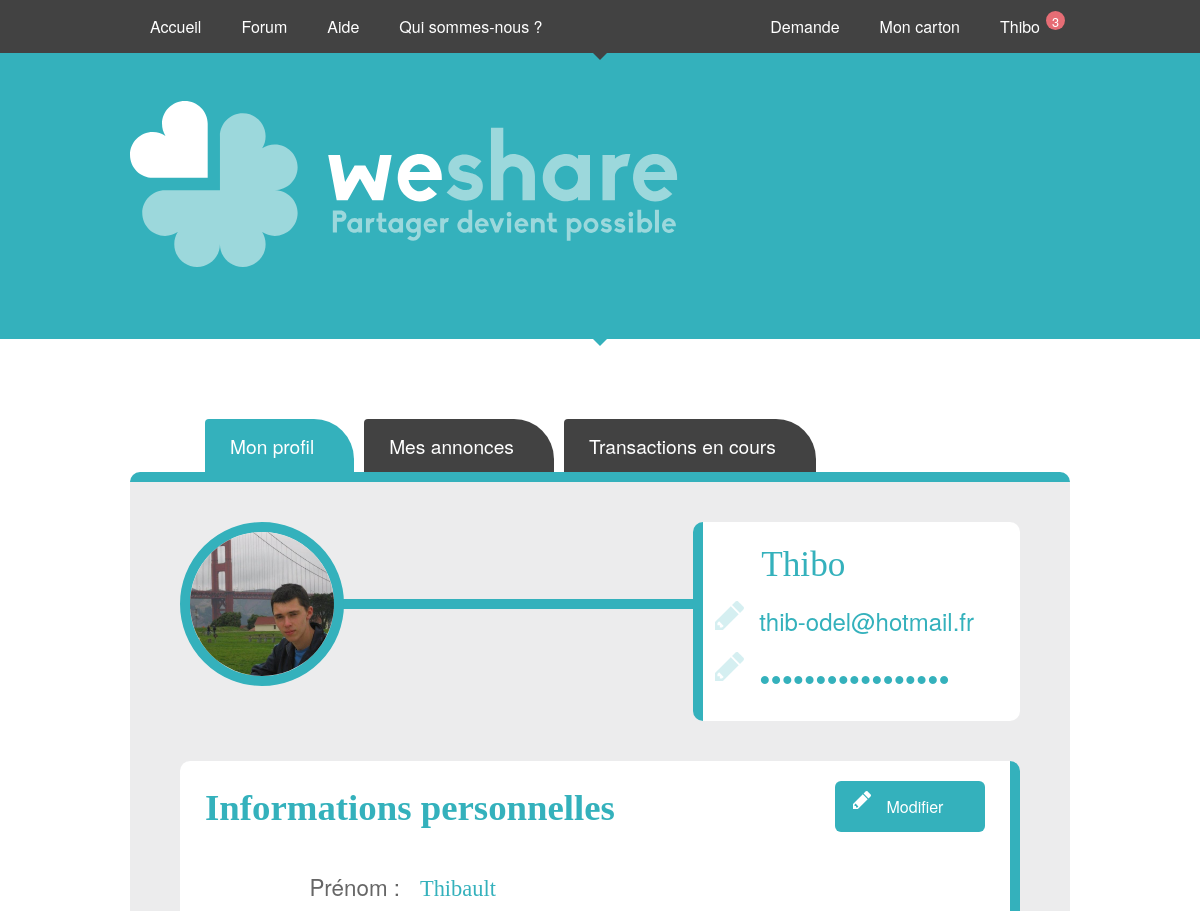
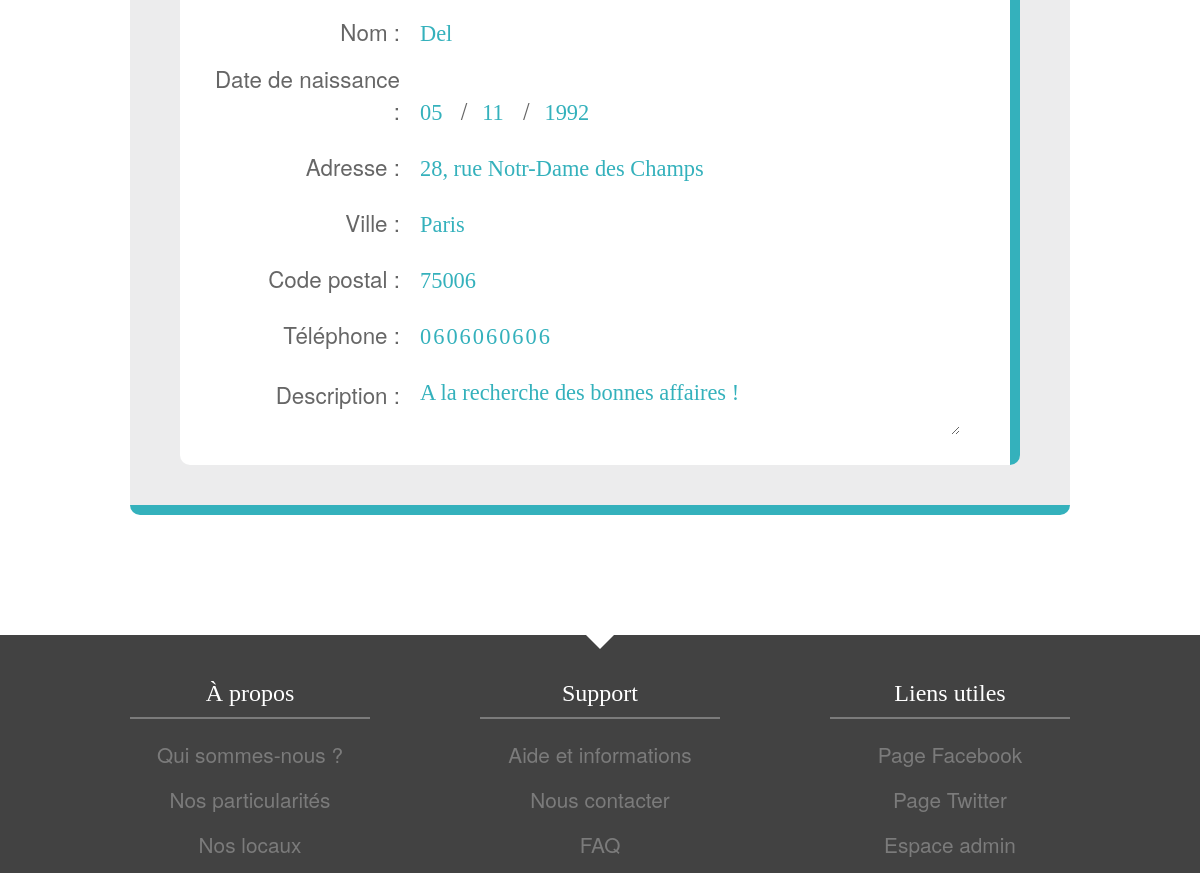
Screenshot of /index.php?target=profile (signed in) with the database file from the repository (2 pictures, top to bottom).
### tables this page shows
CREATE TABLE `utilisateur` (
  `id` int(11) NOT NULL AUTO_INCREMENT,
  `pseudo` varchar(255) NOT NULL,
  `email` varchar(255) NOT NULL,
  `code_postal` int(11) NOT NULL,
  `mot_de_passe` varchar(255) NOT NULL,
  `nom` varchar(255) NOT NULL,
  `prenom` varchar(255) NOT NULL,
  `date_de_naissance` varchar(255) NOT NULL,
  `adresse` varchar(255) NOT NULL,
  `tel` varchar(255) NOT NULL,
  `nb_connexion` int(11) NOT NULL,
  `confirmation` varchar(255) NOT NULL,
  `date_inscription` datetime NOT NULL,
  `url_profile_image` varchar(255) NOT NULL,
  `score` int(11) NOT NULL,
  `notification` int(11) NOT NULL,
  `ma_description` text NOT NULL,
  PRIMARY KEY (`id`)
);

### controllers/controller_profile.php (called while the page is built)
<?php
	require('models/model_profile.php');
	$informations_user = informations_user($_SESSION['pseudo']);
	$date_de_naissance = explode('-', $informations_user['date_de_naissance']);
	if(preg_match("#^[0-9]{4}-[0-9]{2}-[0-9]{2}$#",$informations_user['date_de_naissance']))
	{
		$date_de_naissance = explode('-', $informations_user['date_de_naissance']);
	}
	else
	{
		$date_de_naissance[0] = '';
		$date_de_naissance[1] = '';
		$date_de_naissance[2] = '';
	}
	include ('views/view_profile.php');
?>

### models/model_profile.php (called while the page is built)
<?php
	require('models/bdd_connexion.php');
	function informations_user($pseudo)
	{
		global $bdd;
		$req = $bdd->prepare('SELECT pseudo, email, code_postal, nom, prenom, date_de_naissance, adresse, tel, url_profile_image, ma_description AS description FROM utilisateur WHERE pseudo = ?');
		$req->execute(array($pseudo));
		$informations_user = $req->fetch();
		return $informations_user;
	}
?>

### models/model_main.php (called while the page is built, shortened)
<?php
	require('models/bdd_connexion.php');
	function get_notification($id_user)
	{
		global $bdd;
		$req = $bdd->prepare('SELECT notification FROM utilisateur WHERE id = ?');
		$req->execute(array($id_user));
		$data = $req->fetch();
		return $data['notification'];
	}
?>

### controllers/controller_main.php (called while the page is built, shortened)
<?php
	require('models/model_main.php');
	if(ISSET($_SESSION['id'])){$notification = get_notification($_SESSION['id']);}
?>

### views/view_profile.php (the view, shortened to what this page needs)
<div id="content">
	<div class="container">
		<nav id="profile_menu">
			<ul>
				<li><a href="index.php?target=profile" id="active">Mon profil</a></li><li><a href="index.php?target=my_items">Mes annonces</a></li><li><a href="index.php?target=deal">Transactions en cours</a></li>
			</ul>
		</nav>
		<div id="my_profile">
			<div id="account">
				<div id="photo">
					<img src="<?php echo $informations_user['url_profile_image']; ?>" class="profile_photo" alt="votre photo de profil" />
				</div>
				<div class="line"></div>
				<div id="account_information">
					<p><a class="link" href="index.php?target=user&amp;profil=<?php echo ''.$_SESSION['id'].'';?>"><?php echo $informations_user['pseudo']; ?></a></p>
					<p><?php echo $informations_user['email']; ?><a class="pen" href="index.php?target=profile_email"></a></p>
					<p>•••••••••••••••••<a class="pen" href="index.php?target=profile_password"></a></p>
				</div>
			</div>
			<div id="personal_information">
				<h2>Informations personnelles</h2><div><button type="button" class="button_basis button_modify">Modifier</button></div>
				<div id="content_personal_information">
					<form action="index.php?target=update_profile" method="post" <?php if(ISSET($_GET['first_connexion'])){ if($_GET['first_connexion'] == 1){ echo 'id="first_connexion_form"'; } } ?> >
						<div id="personal_information_input">
							<label>Prénom :</label><input type="text" name="prenom" class="input_profile" spellcheck="false" value="<?php echo $informations_user['prenom']; ?>" readonly="readonly" /><br />
							<label>Nom :</label><input type="text" name="nom" class="input_profile" spellcheck="false" value="<?php echo $informations_user['nom']; ?>" readonly="readonly" /><br />
							<label>Date de naissance :</label><input type="text" name="jour" class="input_profile input_first_small" spellcheck="false" maxlength=2 style="width: 26px;" value="<?php echo $date_de_naissance[2]; ?>" readonly="readonly" />/<input type="text" name="mois" class="input_profile input_small" spellcheck="false" maxlength=2 style="width: 26px;" value="<?php echo $date_de_naissance[1]; ?>" readonly="readonly" />/<input type="text" name="annee" class="input_profile input_small" spellcheck="false" maxlength=4 style="width: 80px;" value="<?php echo $date_de_naissance[0]; ?>" readonly="readonly" /><br />
							<label>Adresse :</label><input type="text" name="adresse" class="input_profile" spellcheck="false" style="width: 530px" value="<?php echo $informations_user['adresse']; ?>" readonly="readonly" /><br />
							<label>Ville :</label><input type="text" name="ville" class="input_profile" spellcheck="false" style="width: 60px" value="Paris" readonly="readonly" /><br />
							<label>Code postal :</label><input type="text" name="code_postal" class="input_profile" spellcheck="false" maxlength=5 style="width: 70px;" value="<?php echo $informations_user['code_postal']; ?>" readonly="readonly" /><br />
							<label>Téléphone :</label><input type="text" name="tel" class="input_profile" style="letter-spacing:2px; width: 150px;" spellcheck="false" maxlength=10 value="<?php echo $informations_user['tel']; ?>" readonly="readonly" /><br />
							<label style="margin-top:13px;">Description :</label><textarea name="description" class="input_description" readonly="readonly"><?php echo $informations_user['description']; ?></textarea>
						</div>
					</form>
				</div>
			</div>
		</div>
	</div>
</div>
<?php
	include ('template.php');
?>

### views/view_header_connected.php (shortened to what this page needs)
<header>
	<nav id="main_menu">
			<div class="container">
				<ul id="main_menu_left">
					<li><a href="index.php">Accueil</a></li><li><a href="index.php?target=forum">Forum</a></li><li><a href="index.php?target=help">Aide</a></li><li><a href="index.php?target=about_us">Qui sommes-nous ?</a></li>
				</ul>
				<ul id="main_menu_right">
					<li><a href="index.php?target=item_request">Demande</a></li><li><a href="index.php?target=my_box">Mon carton</a></li><li id="click_profil" style="position: relative;"><?php if($notification > 0){ echo '<div class="notification">'.$notification.'</div>'; } ?><a href="index.php?target=profile" id="click_profil_link"><?php echo $_SESSION['pseudo']; ?></a></li>
				</ul>
			</div>
			<div class="arrow"></div>
			<div class="arrow_banner"></div>
	</nav>
	<div id="banner">
		<div class="container">
			<div id="logo"><a href="index.php"></a></div>
		</div>
	</div>
</header>

### components/css/main_connected.css (style rules this page uses)
html { height: 100%; }
body { overflow: scroll; word-wrap: break-word; font-family: 'Biko Regular', 'Helvetica Neue', Arial; background-color: #ffffff; height: 100%; }
textarea, input { font-family: 'Biko Regular', 'Helvetica Neue', Arial; font-size: 1em; }
.container { width: 940px; margin: auto; padding: 0px 0px; }
#main_menu { position: relative; background-color: #424242; min-width: 940px; }
#main_menu:after { content: ""; display: table; clear: both; }
#main_menu ul { list-style: none; margin: 0; padding: 0; }
#main_menu li { display: inline; }
#main_menu li a { color: #ffffff; text-decoration: none; display: inline-block; padding: 15px 20px 10px 20px; border-bottom: 5px transparent solid; transition: all 0.5s; }
#main_menu_left { float: left; }
#main_menu_right { float: right; }
.arrow { position: absolute; top: 44px; left: 50%; margin-left: -16px; width: 32px; height: 16px; background-image: url('../img/arrow.svg'); background-repeat: no-repeat; }
.arrow_banner { position: absolute; top: 330px; left: 50%; margin-left: -16px; width: 32px; height: 16px; background-image: url('../img/arrow_banner.svg'); background-repeat: no-repeat; }
#banner { background-color: #34b1bc; min-width: 940px; min-height: 286px; }
#banner:after { content: ""; display: table; clear: both; }
#logo { float: left; width: 550px; height: 166px; margin: 48px 0 72px 0; background-image: url('../img/logo3.svg'); background-repeat: no-repeat; }
#logo a { display: block; height: 166px; }
.button_basis { border-radius: 6px; border: 0; padding: 14px 12px; }
#click_profil_link { background-image: url('../img/arrow_list.svg'); background-repeat: no-repeat; background-position: right 18px; padding-right: 30px !important; }
#click_profil { position: relative; }
.notification { position: absolute; top: -4px; right: 5px; min-width: 19px; height: 19px; background-color: #e66d75; border-radius: 21px; text-align: center; font-size: 0.8em; line-height: 1.7em; color: #ffffff; cursor: default; }

### rows the page displays
utilisateur: notification "3", url_profile_image (picture), pseudo "Thibo", email "thib-odel@hotmail.fr", prenom "Thibault", nom "Del", jour "05", mois "11", annee "1992", adresse "28, rue Notr-Dame des Champs", code_postal "75006", tel "0606060606", description "A la recherche des bonnes affaires !"

### other values shown
$_SESSION['pseudo'] "Thibo"
